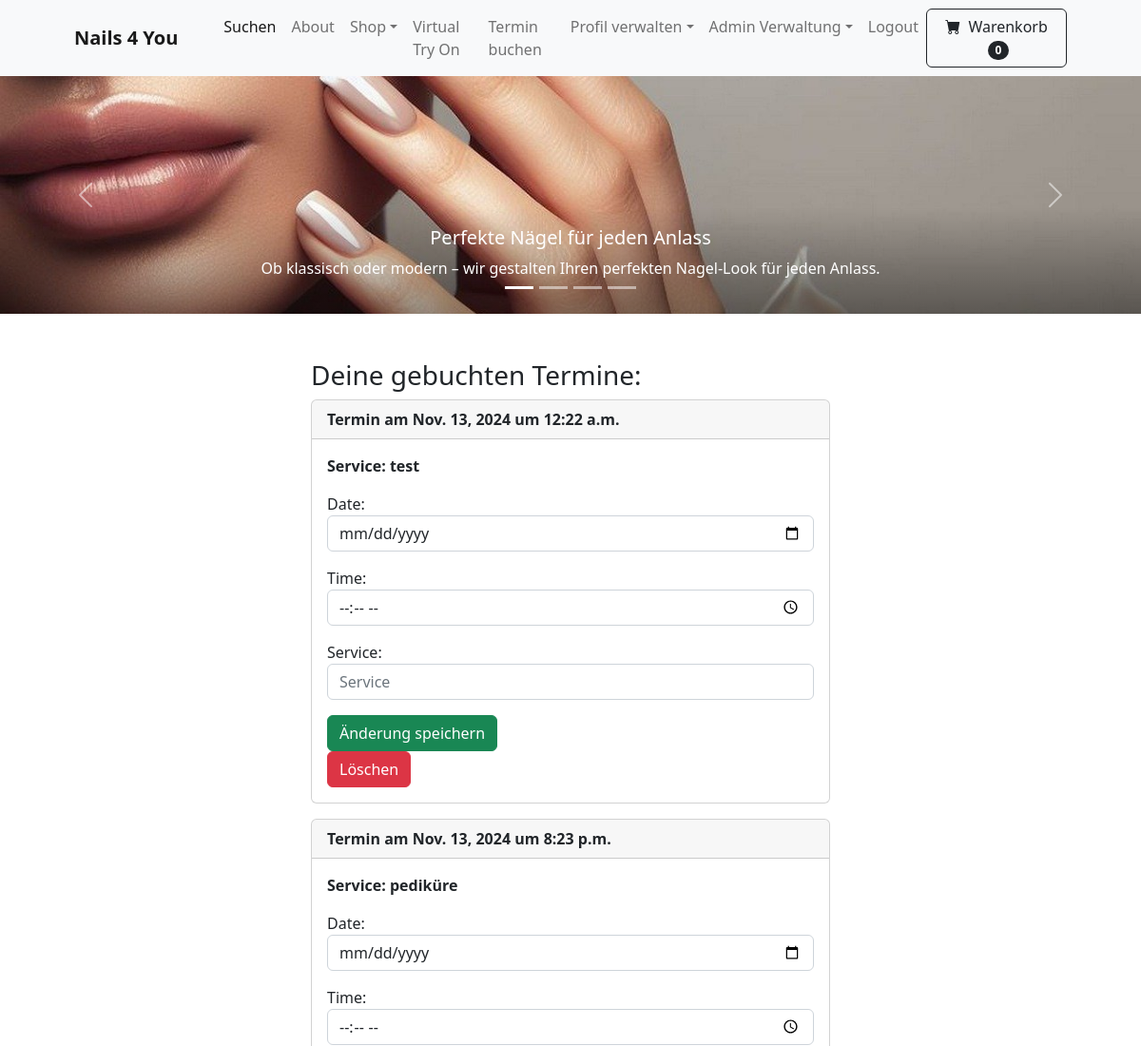
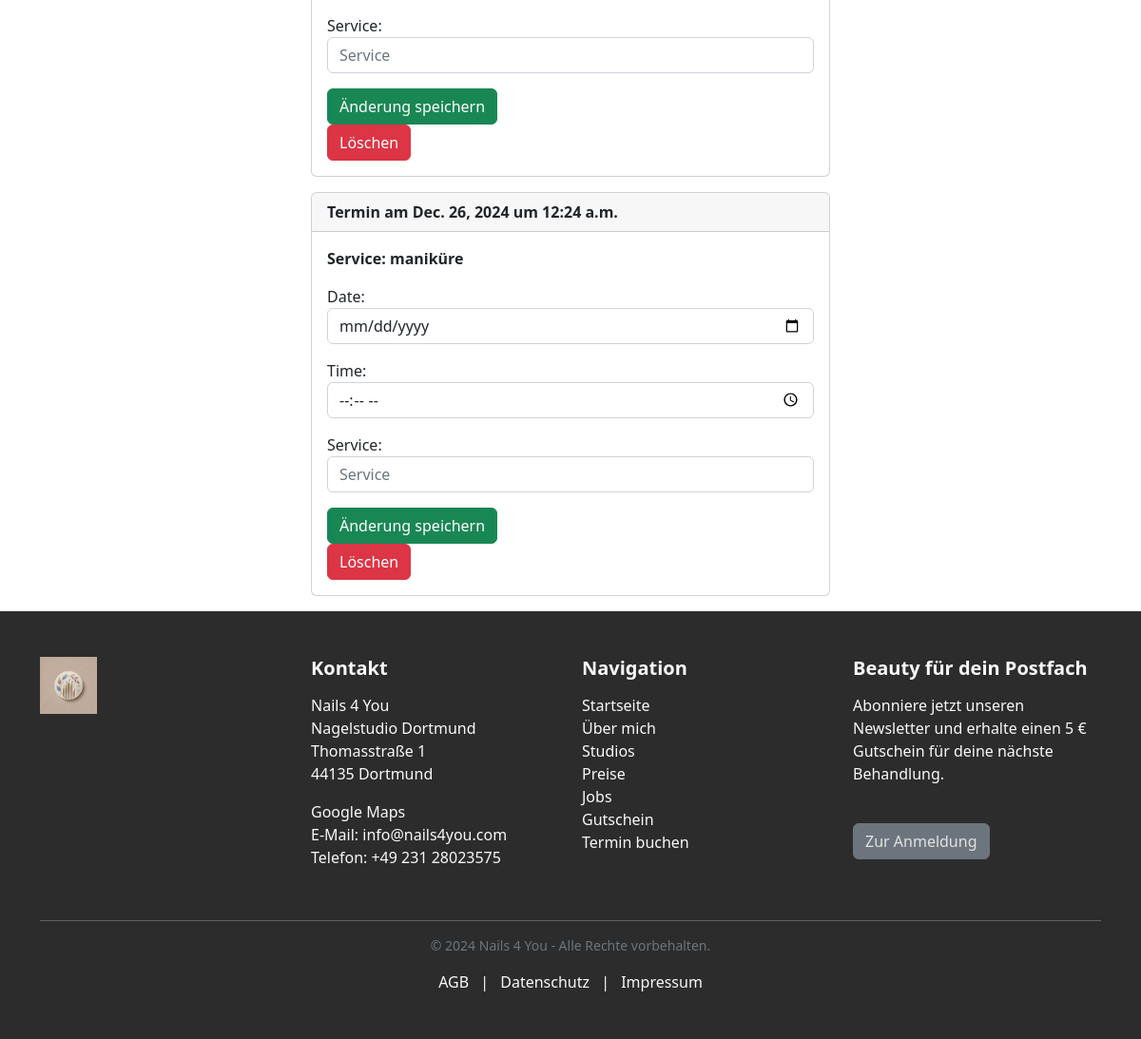
Page /user_appointment/ (signed in) on the committed database (2 pictures, top to bottom).
### nails4you/models.py (models this page shows, shortened)
class Appointment(models.Model):
    user = models.ForeignKey(User, on_delete=models.CASCADE)
    date = models.DateField()
    time = models.TimeField()
    service = models.CharField(max_length=100)  # z.B. 'Maniküre', 'Pediküre'
    created_at = models.DateTimeField(auto_now_add=True)

### nails4you/views.py (the view)
# urls.py: path('user_appointment/', views.user_appointment, name='user_appointment'),
def user_appointment(request):
    if request.user.is_authenticated:
        appointments = Appointment.objects.filter(user=request.user)
        if request.method == 'POST':
            if "delete_appointment_id" in request.POST:
                appointment_id = request.POST.get("delete_appointment_id")
                appointment = get_object_or_404(Appointment, id=appointment_id, user=request.user)
                appointment.delete()
                messages.success(request, "Termin wurde erfolgreich gelöscht!")
                return redirect('user_appointment')
            appointment_id = request.POST.get("appointment_id")
            appointment = get_object_or_404(Appointment, id=appointment_id, user=request.user)
            form = AppointmentForm(request.POST, instance=appointment)
            if form.is_valid():
                form.save()
                messages.success(request, "Termin wurde erfolgreich aktualisiert!")
                return redirect('user_appointment')
        else:
            form = AppointmentForm()
        return render(request, 'user_appointment.html', {'appointments': appointments,'form': form,})
    else:
        messages.error(request, "Du musst eingeloggt sein, um deine Termine zu sehen.")
        return redirect('index')

### nails4you/forms.py
class AppointmentForm(forms.ModelForm):
    date = forms.DateField(widget=forms.TextInput(attrs={'type': 'date', 'class': 'form-control'}))
    time = forms.TimeField(widget=forms.TextInput(attrs={'type': 'time', 'class': 'form-control'}))
    service = forms.CharField(max_length=100, widget=forms.TextInput(attrs={'class': 'form-control', 'placeholder': 'Service'}))
    class Meta:
        model = Appointment
        fields = ['date', 'time', 'service']

### cart/cart.py (called while the page is built)
    def __len__(self):
        return len(self.cart)

### cart/context_processors.py (called while the page is built)
def cart(request):
    return {'cart': Cart(request)}

### nails4you/templates/user_appointment.html (shortened to what this page needs)
{% extends 'base.html' %}
{% block content %}
<div class="container">
    <div class="row">
        <div class="col-md-6 offset-md-3">
            <br><br>
            <h3>Deine gebuchten Termine:</h3>
            {% for appointment in appointments %}
                <div class="card mb-3">
                    <div class="card-header">
                       <strong> Termin am {{ appointment.date }} um {{ appointment.time }} </strong>
                    </div>
                    <div class="card-body">
                        <strong><p>Service: {{ appointment.service }}</p></strong>
                        <form method="POST" action="{% url 'user_appointment' %}">
                            {{ form.as_p }}
                            <button type="submit" class="btn btn-success">Änderung speichern</button>
                        </form>
                        <form method="POST" action="{% url 'user_appointment' %}" style="display:inline;">
                            <button type="submit" class="btn btn-danger">Löschen</button>
                        </form>
                    </div>
                </div>
            {% empty %}
                <p>Keine Termine gefunden.</p>
            {% endfor %}
        </div>
    </div>
</div>
{% endblock content %}

### rows in the picture
Appointment: date "Nov. 13, 2024", time "12:22 a.m.", service "test"
Appointment: date "Nov. 13, 2024", time "8:23 p.m.", service "pediküre"
Appointment: date "Dec. 26, 2024", time "12:24 a.m.", service "maniküre"

### other values in the picture
{{ cart|length }} "0"
